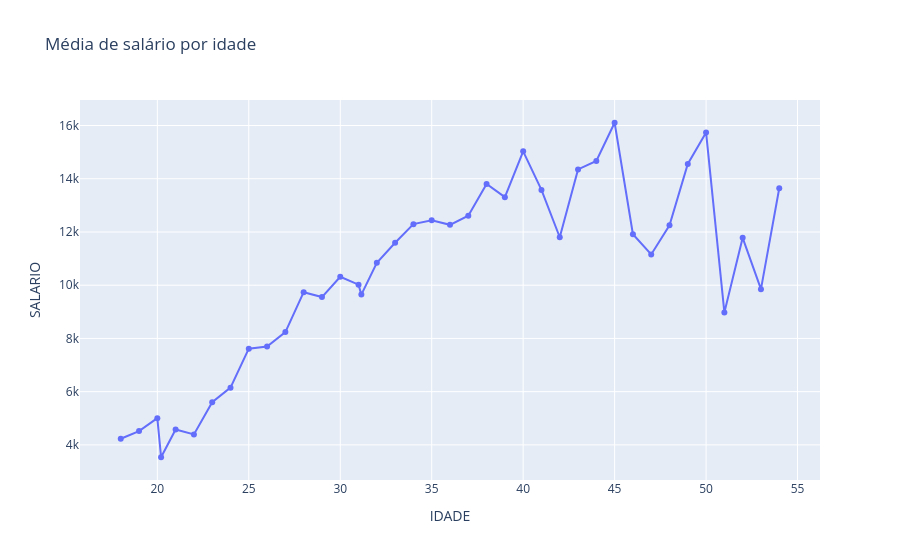

Source (notebook cell):
### Markdown cell above
> O gráfico interativo abaixo (Plotly) permite zoom e hover com os valores.

### Code cell
fig = px.line(media_salario_idade.reset_index(), x='IDADE', y='SALARIO', title='Média de salário por idade', markers=True)
fig.show()

### Figure 1 — Plotly figure (JSON) as saved in the notebook; plotly's stock layout.template omitted (floating-point values rounded to 4 significant figures)
{"data": [{"hovertemplate": "IDADE=%{x}<br>SALARIO=%{y}<extra></extra>", "legendgroup": "", "line": {"color": "#636efa", "dash": "solid"}, "marker": {"symbol": "circle"}, "mode": "lines+markers", "name": "", "orientation": "v", "showlegend": false, "type": "scatter", "x": [18.0, 19.0, 20.0, 20.21, 21.0, 22.0, 23.0, 24.0, 25.0, 26.0, 27.0, 28.0, 29.0, 30.0, 31.0, 31.15, 32.0, 33.0, 34.0, 35.0, 36.0, 37.0, 38.0, 39.0, 40.0, 41.0, 42.0, 43.0, 44.0, 45.0, 46.0, 47.0, 48.0, 49.0, 50.0, 51.0, 52.0, 53.0, 54.0], "xaxis": "x", "y": [4230.0, 4520.0, 5004.0, 3536.0, 4579.0, 4395.0, 5602.0, 6152.0, 7616.0, 7700.0, 8237.0, 9738.0, 9555.0, 10320.0, 10020.0, 9646.0, 10840.0, 11590.0, 12290.0, 12440.0, 12270.0, 12610.0, 13800.0, 13310.0, 15030.0, 13580.0, 11800.0, 14350.0, 14670.0, 16100.0, 11910.0, 11160.0, 12250.0, 14560.0, 15740.0, 8978.0, 11780.0, 9850.0, 13640.0], "yaxis": "y"}], "layout": {"legend": {"tracegroupgap": 0}, "title": {"text": "Média de salário por idade"}, "xaxis": {"anchor": "y", "domain": [0, 1], "title": {"text": "IDADE"}}, "yaxis": {"anchor": "x", "domain": [0, 1], "title": {"text": "SALARIO"}}}}
